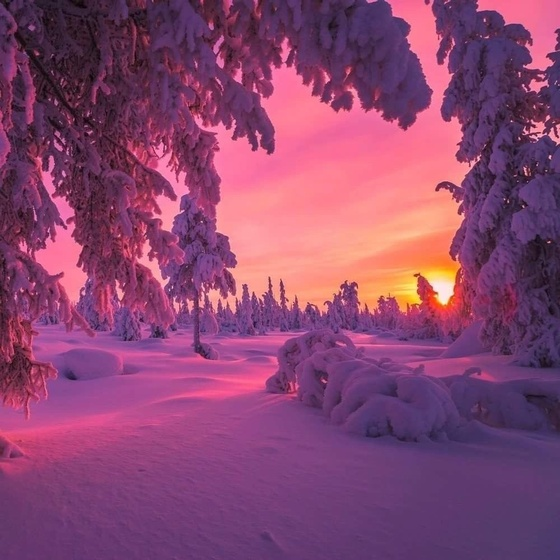
#> input picture lab4/input.jpg, 560 x 560 px, shrunk from 1000 x 1000 before the run
$ python script.py
#> lines starting #> are read from the running program, lines starting #| are printed output that depends on the picture
import numpy as np
from PIL import Image

def affine_transform(image, scale=(1, 1), translate=(0, 0)):
    """Аффинное преобразование: масштабирование и перенос."""
    width, height = image.size
    new_width = int(width * scale[0])
    new_height = int(height * scale[1])

    # Создаём пустое изображение
    transformed_image = Image.new("RGB", (new_width, new_height))
    pixels_original = image.load()
    pixels_transformed = transformed_image.load()

    # Преобразование координат
    for x in range(new_width):
        for y in range(new_height):
            src_x = int((x - translate[0]) / scale[0])
            src_y = int((y - translate[1]) / scale[1])
            if 0 <= src_x < width and 0 <= src_y < height:
                pixels_transformed[x, y] = pixels_original[src_x, src_y]

    return transformed_image

def inverse_affine_transform(image, scale=(1, 1), translate=(0, 0), original_size=(0, 0)):
    """Обратное аффинное преобразование."""
    width, height = original_size
    transformed_width, transformed_height = image.size

    # Создаём пустое изображение
    restored_image = Image.new("RGB", (width, height))
    pixels_transformed = image.load()
    pixels_restored = restored_image.load()

    # Преобразование координат
    for x in range(width):
        for y in range(height):
            src_x = int(x * scale[0] + translate[0])
            src_y = int(y * scale[1] + translate[1])
            if 0 <= src_x < transformed_width and 0 <= src_y < transformed_height:
                pixels_restored[x, y] = pixels_transformed[src_x, src_y]

    return restored_image

def nonlinear_transform(image):
    """Нелинейное преобразование: i = 2^x', j = y'."""
    width, height = image.size
    new_width = int(2 ** (width - 1).bit_length())  # Определяем минимальную степень 2
    new_height = height

    # Создаём пустое изображение
    transformed_image = Image.new("RGB", (new_width, new_height))
    pixels_original = image.load()
    pixels_transformed = transformed_image.load()

    # Преобразование координат
    for x in range(width):
        for y in range(height):
            transformed_x = int(2 ** x) if 2 ** x < new_width else new_width - 1
            transformed_y = y
            pixels_transformed[transformed_x, transformed_y] = pixels_original[x, y]

    return transformed_image

def main():
    # Пути к файлам
    input_image_path = "input.jpg"
    affine_transformed_path = "affine_transformed.jpg"
    restored_image_path = "restored_image.jpg"
    nonlinear_transformed_path = "nonlinear_transformed.jpg"

    # Чтение изображения
    image = Image.open(input_image_path).convert("RGB")
#> image is the input picture: PIL image 560x560 RGB; mean R, G, B 137.3, 70.1, 111.4

    # Аффинные преобразования (масштабирование и перенос)
    scale = (1.5, 1.5)  # Масштабирование по X и Y
    translate = (50, 50)  # Перенос на 50 пикселей вправо и вниз
    affine_transformed_image = affine_transform(image, scale, translate)
#> in affine_transform, `transformed_image = Image.new("RGB", (new_width, new_height))`: transformed_image: PIL image 840x840 RGB; every value is 0
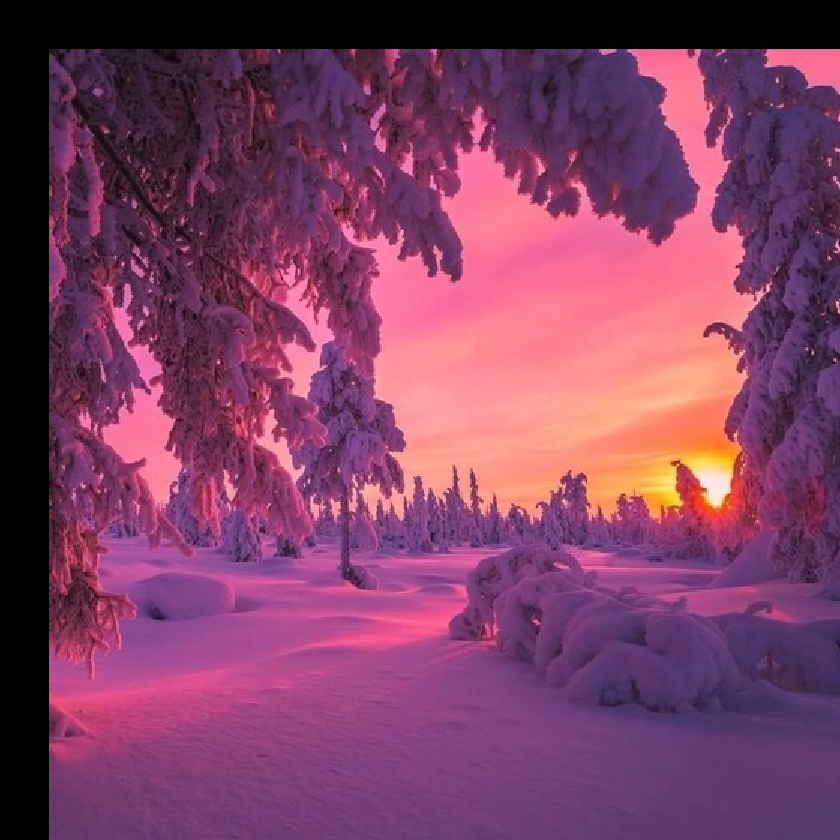
#> affine_transformed_image: PIL image 840x840 RGB; mean R, G, B 126.2, 63.6, 99.5
    affine_transformed_image.save(affine_transformed_path)
    print(f"Аффинное преобразование выполнено, результат сохранён в {affine_transformed_path}")

    # Восстановление изображения
    restored_image = inverse_affine_transform(affine_transformed_image, scale, translate, image.size)
#> in inverse_affine_transform, `restored_image = Image.new("RGB", (width, height))`: restored_image: PIL image 560x560 RGB; every value is 0
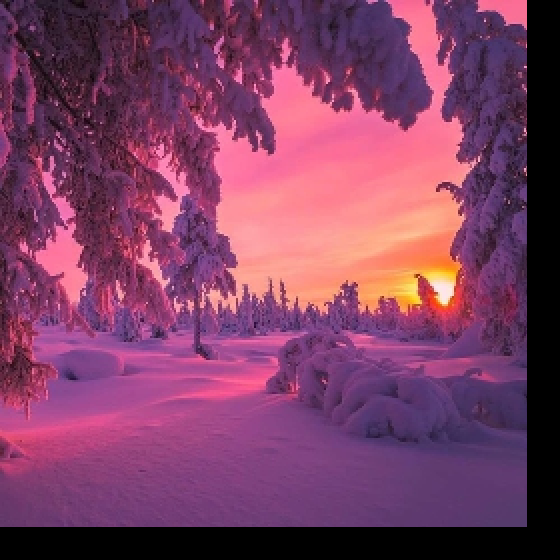
#> restored_image: PIL image 560x560 RGB; mean R, G, B 126.1, 63.5, 99.4
    restored_image.save(restored_image_path)
    print(f"Исходное изображение восстановлено, результат сохранён в {restored_image_path}")

    # Нелинейное преобразование
    nonlinear_transformed_image = nonlinear_transform(image)
#> in nonlinear_transform, `transformed_image = Image.new("RGB", (new_width, new_height))`: transformed_image: PIL image 1024x560 RGB; every value is 0
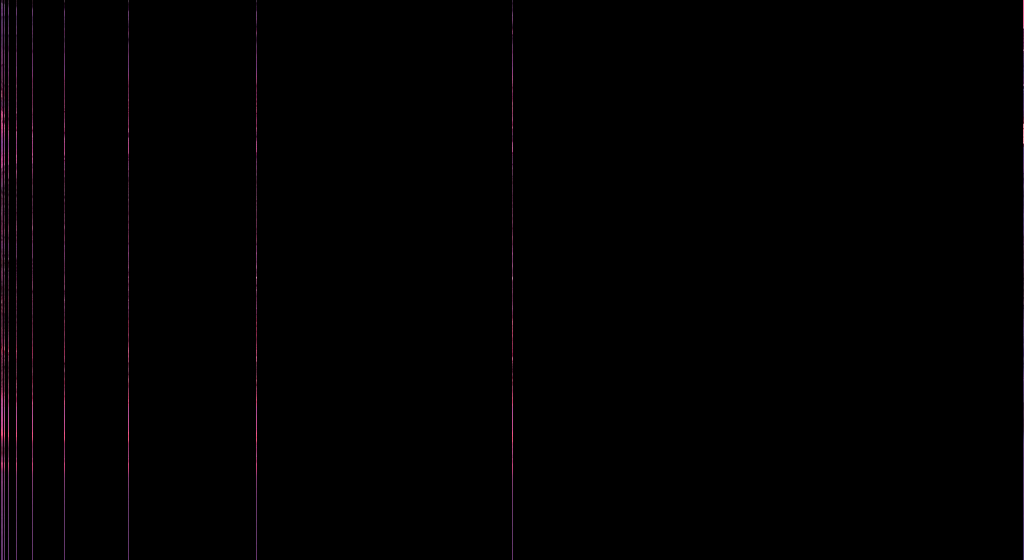
#> nonlinear_transformed_image: PIL image 1024x560 RGB; mean R, G, B 1.2, 0.5, 0.9
    nonlinear_transformed_image.save(nonlinear_transformed_path)
    print(f"Нелинейное преобразование выполнено, результат сохранён в {nonlinear_transformed_path}")

if __name__ == "__main__":
    main()
